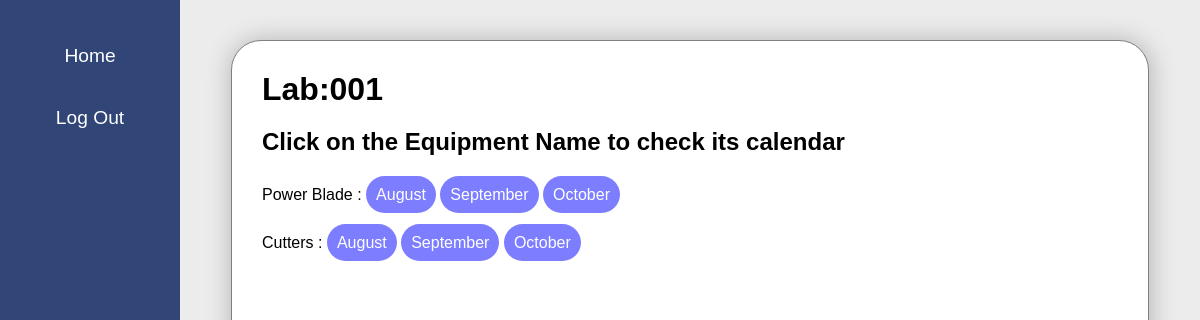
The app's page /c_list/ (signed in) with its own data.
### equ/models.py (models this page shows, shortened)
class Lab(models.Model):
    name = models.CharField(max_length=100)
    lab_admin = models.ForeignKey(
        User,
        limit_choices_to={'groups__name': 'admin'},
        null=True,  # Set the default value to None
        on_delete=models.CASCADE,
        related_name='lab_admin_of'
    )

class Equipment(models.Model):
    CONDITION_CHOICES = [
        ('Excellent', 'Excellent'),
        ('Good', 'Good'),
        ('Poor', 'Poor'),
        ('Bad', 'Bad'),
    ]
    name = models.CharField(max_length=100)
    lab = models.ForeignKey('Lab', on_delete=models.CASCADE, related_name='equipments')
    condition = models.CharField(max_length=20, choices=CONDITION_CHOICES, default='Good')

### equ/views.py (the view)
# urls.py: path('c_list/',views.c_list,name="c_list"),
@login_required
def c_list(request):
    if request.user.groups.filter(name='admin').exists():
        lab = Lab.objects.get(lab_admin=request.user)
    elif request.user.groups.filter(name='labuser').exists():
        lab = request.user.profile.lab
    equipment_of_lab = Equipment.objects.filter(lab=lab)
    current_date = datetime.today()
    months_names = []
    current_month_name = current_date.strftime("%B")
    months_names.append(current_month_name)
    for i in range(1, 3):
        next_month = current_date.replace(month=current_date.month + i)
        next_month_name = next_month.strftime("%B")
        months_names.append(next_month_name)
    context = {'my_lab': lab, 'equipments':equipment_of_lab,'months':months_names}
    return render(request, 'equ/c_list.html', context)

### equ/templates/equ/c_list.html
{% extends "equ/c_base.html" %}
{% block content %}
<div class="al">
  <div class="all_lists">
    <h1> Lab:{{ my_lab.name }}</h1>
  <h2> Click on the Equipment Name to check its calendar</h2>
      <ul>
          {% for equipment in equipments %}
          <li>{{ equipment.name }} : <a href="{% url 'c_m1' equipment.pk %}">{{ months.0 }}</a>
            <a href="{% url 'c_m2' equipment.pk %}">{{ months.1 }}</a>
            <a href="{% url 'c_m3' equipment.pk %}">{{ months.2 }}</a> </li>
          {% endfor %}
      </ul>
  </div>
</div>
{% endblock content %}

### static/css/style.css (style rules this page uses)
:root { --primary:#314677; --secondary:rgb(97, 97, 131); }
* { box-sizing: border-box; margin: 0; padding: 0; font-family: Arial, Helvetica, sans-serif; }
ul { list-style: none; }
.al { width: 85%; background-color: #ececec; display: flex; align-items: center; justify-content: center; min-height: 100vh; max-height: max-content; }
.all_lists { border: 1px solid gray; border-radius: 30px; width: 90%; padding: 30px; min-height: 90vh; background-color: white; box-shadow: 1px 1px 25px 1px #b4b4b4; }
.all_lists h1 { margin-bottom: 20px; }
.all_lists h2 { margin-bottom: 10px; }
.all_lists li { margin: 30px 0; }
.all_lists a { text-decoration: none; color: white; background: #0000ff82; padding: 10px; border: none; border-radius: 50px; cursor: pointer; }

### records on screen
Lab: name "001"
Equipment: name "Power Blade", months "August", months "September", months "October"
Equipment: name "Cutters", months "August", months "September", months "October"
